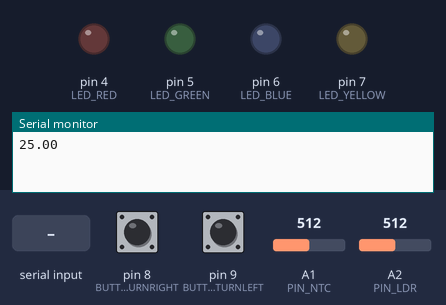
The sketch below on a simulated Arduino Uno, built with avr-gcc and run on an emulated ATmega328P. Parts: output pins drawn as LEDs (lit = HIGH), the last lines printed to the serial monitor. Dashed ring = blinking. Inputs (shaded band) come from the test bench; at power-on: A2 (PIN_LDR) = 512, pin 8 (BUTTON_TURNRIGHT) HIGH, pin 9 (BUTTON_TURNLEFT) HIGH, A1 (PIN_NTC) = 512.

Above: at 1.2 s.
1.3 s: A2 (PIN_LDR) set to 489
At 2.1 s:
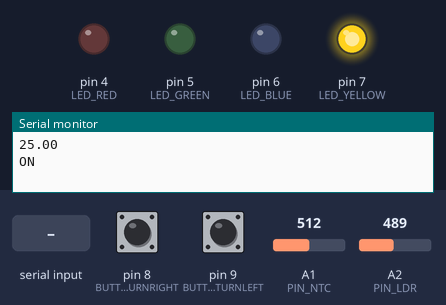
2.8 s: "hazard\n" received over Serial
At 3.25 s:
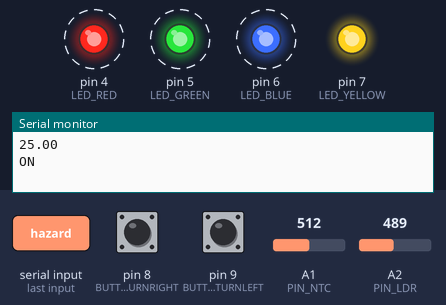
5.8 s: A2 (PIN_LDR) set to 787
8.8 s: A2 (PIN_LDR) set to 808
At 9.25 s:
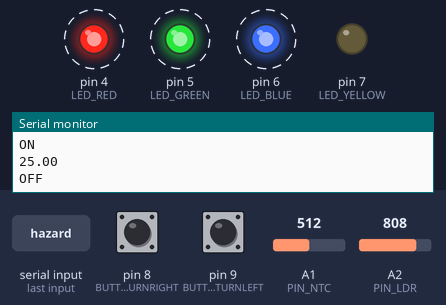
11.8 s: A2 (PIN_LDR) set to 490
At 12.4 s:
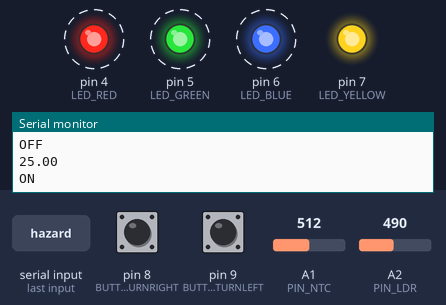
14.8 s: A2 (PIN_LDR) set to 810
At 15.25 s:
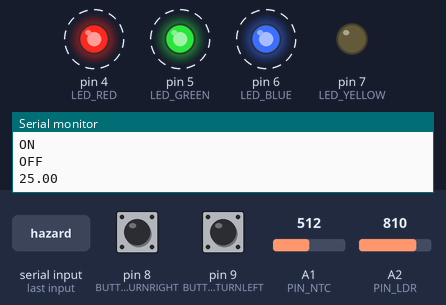
Timing chart, 0 to 18.8 s (numbered marks = the images above; inputs shaded):
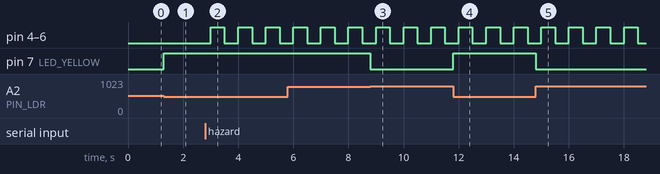

Measured:
- the behaviour switches between 500 and 499 on A2 (PIN_LDR) (found by bisection; images 0 and 1)
- the behaviour switches between 800 and 801 on A2 (PIN_LDR) (found by bisection; images 2 and 3)
- after the input at 1.3 s, pin 7 (LED_YELLOW): LOW → HIGH at once
- after the input at 2.8 s, pin 4 (LED_RED), pin 5 (LED_GREEN), pin 6 (LED_BLUE): alternates HIGH for 0.50 s and LOW for 0.50 s, starting after 0.20 s
- after the input at 8.8 s, pin 7 (LED_YELLOW): HIGH → LOW at once
- after the input at 11.8 s, pin 7 (LED_YELLOW): LOW → HIGH at once
- after the input at 14.8 s, pin 7 (LED_YELLOW): HIGH → LOW at once

The sketch:

ASSIGNMENT_3___THE_CAR_SYSTEM.ino
```cpp
const int BUTTON_TURNLEFT = 9;
const int BUTTON_TURNRIGHT = 8;
const int PIN_NTC = 15;
const int NTC_R25 = 10000; // the resistance of the NTC at 25'C is 10k ohm
const int NTC_MATERIAL_CONSTANT = 3950; // value provided by manufacturer
const int POT_PIN = 14;
const int MAX_POTVALUE = 10;
const int MIN_POTVALUE = 0;
const int PIN_LDR = 16;
const int LED_RED = 4;
const int LED_GREEN = 5;
const int LED_BLUE = 6;
const int LED_YELLOW = 7;


int prevBtnStateForTurnRight = HIGH;
int prevBtnStateForTurnLeft = HIGH;


bool inNormalMode = true;


void setup() {
  pinMode(PIN_LDR, INPUT);
  pinMode(POT_PIN, INPUT);
  pinMode(BUTTON_TURNLEFT, INPUT_PULLUP);
  pinMode(BUTTON_TURNRIGHT, INPUT_PULLUP);
  pinMode(LED_RED, OUTPUT);
  pinMode(LED_GREEN, OUTPUT);
  pinMode(LED_BLUE, OUTPUT);
  pinMode(LED_YELLOW, OUTPUT);
  Serial.begin(9600);

}


unsigned long nextTempSentTime = 0;
void handleTemperature()
{
  if (millis() > nextTempSentTime) {
    float resistance   = (float)analogRead(PIN_NTC) * NTC_R25 / (1024 - analogRead(PIN_NTC)); // Calculate resistance
    /* Calculate the temperature according to the following formula. */
    float temperature  = 1 / (log(resistance / NTC_R25) / NTC_MATERIAL_CONSTANT + 1 / 298.15) - 273.15;
    Serial.println(temperature);
    nextTempSentTime = millis() + 5000;
  }
}

int getPotValue()
{
  int potValue = map(analogRead(POT_PIN), 0, 1023, MIN_POTVALUE, MAX_POTVALUE );
  return potValue;
}


bool automaticLightIsOn = false;
void handleLightSensor()
{
  float displayLightSensor = analogRead(PIN_LDR);

  if (displayLightSensor < 500 && !automaticLightIsOn)
  {
    automaticLightIsOn = true;
    digitalWrite(LED_YELLOW, HIGH);
    Serial.println("ON");
  }
  else if (displayLightSensor > 800 && automaticLightIsOn) {
    automaticLightIsOn = false;
    digitalWrite(LED_YELLOW, LOW);
    Serial.println("OFF");
  }
}

bool turningLeft = false;
bool turningRight = false;
unsigned long leftBlinkTime = 0;
bool leftBlinkState = false;

int handleLeftIndicators()
{
  int btnStateTurnLeft = digitalRead(BUTTON_TURNLEFT);

  if (btnStateTurnLeft != prevBtnStateForTurnLeft)
  {
    if (btnStateTurnLeft == LOW) {
      if (getPotValue() < 5)
      {
        turningLeft = true;
      }
    }
    delay(50);
  }
  prevBtnStateForTurnLeft = btnStateTurnLeft;

  if (turningLeft) {
    if (getPotValue() > 5) {
      turningLeft = false;
      leftBlinkState = false;
      leftBlinkTime = 0;
      if (inNormalMode) digitalWrite(LED_BLUE, leftBlinkState);
    }
    else if (millis() > leftBlinkTime) {
      leftBlinkState = !leftBlinkState;
      if (inNormalMode) digitalWrite(LED_BLUE, leftBlinkState);
      leftBlinkTime = leftBlinkTime + 1000;
    }
  }
}


unsigned long rightBlinkTime = 0;

int handleRightIndicators()
{
  int btnStateTurnRight = digitalRead(BUTTON_TURNRIGHT);

  if (btnStateTurnRight != prevBtnStateForTurnRight)
  {
    if (btnStateTurnRight == LOW) {
      if (getPotValue() > 5)
      {
        turningRight = true;
      }
    }
    delay(50);
  }
  prevBtnStateForTurnRight = btnStateTurnRight;

  if (turningRight) {
    if (getPotValue() < 5) {
      turningRight = false;
      leftBlinkState = false;
      leftBlinkTime = 0;
      if (inNormalMode) digitalWrite(LED_GREEN, leftBlinkState);
    }
    else if (millis() > rightBlinkTime) {
      leftBlinkState = !leftBlinkState;
      if (inNormalMode) digitalWrite(LED_GREEN, leftBlinkState);
      rightBlinkTime = rightBlinkTime + 1000;
    }
  }
}

void obtainNewMode() {
  if (Serial.available()) {
    String message = Serial.readStringUntil('\n');
    if (message == "hazard") {
      inNormalMode = false;
    } else if (message = "normal") {
      inNormalMode = true;
      digitalWrite(LED_GREEN, LOW);
      digitalWrite(LED_BLUE, LOW);
      digitalWrite(LED_RED, LOW);
    }
  }
}

unsigned long hazardBlinkTime = 0;
bool hazardBlinkState = false;
void handleHazardMode()
{
   if (!inNormalMode) {
    if (millis() > hazardBlinkTime) {
      hazardBlinkState = !hazardBlinkState;
      digitalWrite(LED_BLUE, hazardBlinkState);
      digitalWrite(LED_RED, hazardBlinkState);
      digitalWrite(LED_GREEN, hazardBlinkState);
      hazardBlinkTime = hazardBlinkTime + 500;
    }
   }
}
void loop() {
  obtainNewMode();
  handleLightSensor();
  handleTemperature();
  handleLeftIndicators();
  handleRightIndicators();
  handleHazardMode();
}
```
